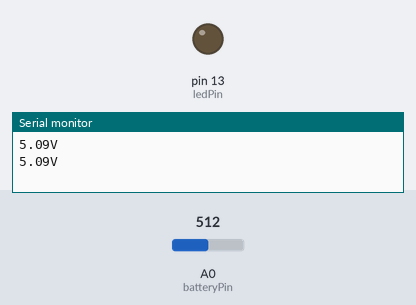
A sketch run on a simulated Arduino Uno, built with avr-gcc and run on an emulated ATmega328P. Shown: output pins drawn as LEDs (lit = HIGH), the last lines printed to the serial monitor. The inputs (shaded band) are chosen by the test bench; at power-on: A0 (batteryPin) = 512.

Above: at 1.8 s.
1.9 s: A0 (batteryPin) set to 369
3.4 s: A0 (batteryPin) set to 334
At 4.4 s:
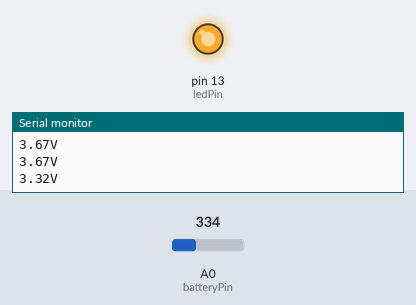
5.5 s: A0 (batteryPin) set to 511
At 7.2 s:
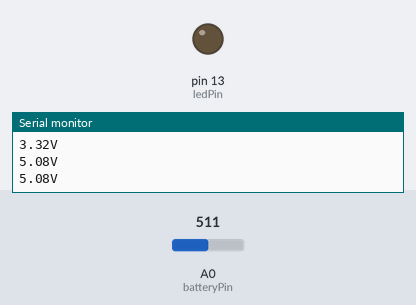
7.5 s: A0 (batteryPin) set to 306
At 8.7 s:
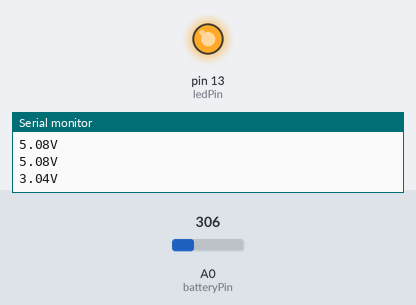
Timing chart, 0 to 10.5 s (numbered marks = the images above; inputs shaded):
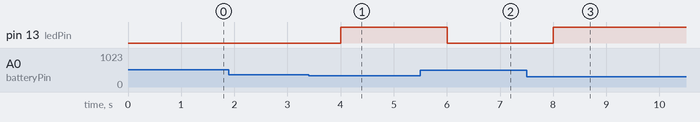

Measured:
- the behaviour switches between 353 and 352 on A0 (batteryPin) (found by bisection; images 0 and 1)
- after the input at 3.4 s, pin 13 (ledPin): LOW → HIGH after 0.60 s
- after the input at 5.5 s, pin 13 (ledPin): HIGH → LOW after 0.50 s
- after the input at 7.5 s, pin 13 (ledPin): LOW → HIGH after 0.50 s

The sketch:

low_battery_led_test.ino
```cpp
const int batteryPin = A0;
const int ledPin = 13;

const float referenceVoltage = 5.09;
const float thresholdVoltage = 3.50;
const float dividerRatio = 2.0;

void setup() {
  pinMode(ledPin, OUTPUT);
  Serial.begin(9600);
}

void loop() {
  int rawValue = analogRead(batteryPin);
  float measuredBatteryVoltage = (rawValue * referenceVoltage / 1024.0) * dividerRatio;

  Serial.print(measuredBatteryVoltage);
  Serial.println("V");

  if (measuredBatteryVoltage < thresholdVoltage) {
    digitalWrite(ledPin, HIGH);
  } else {
    digitalWrite(ledPin, LOW);
  }

  delay(1000);
}
```
